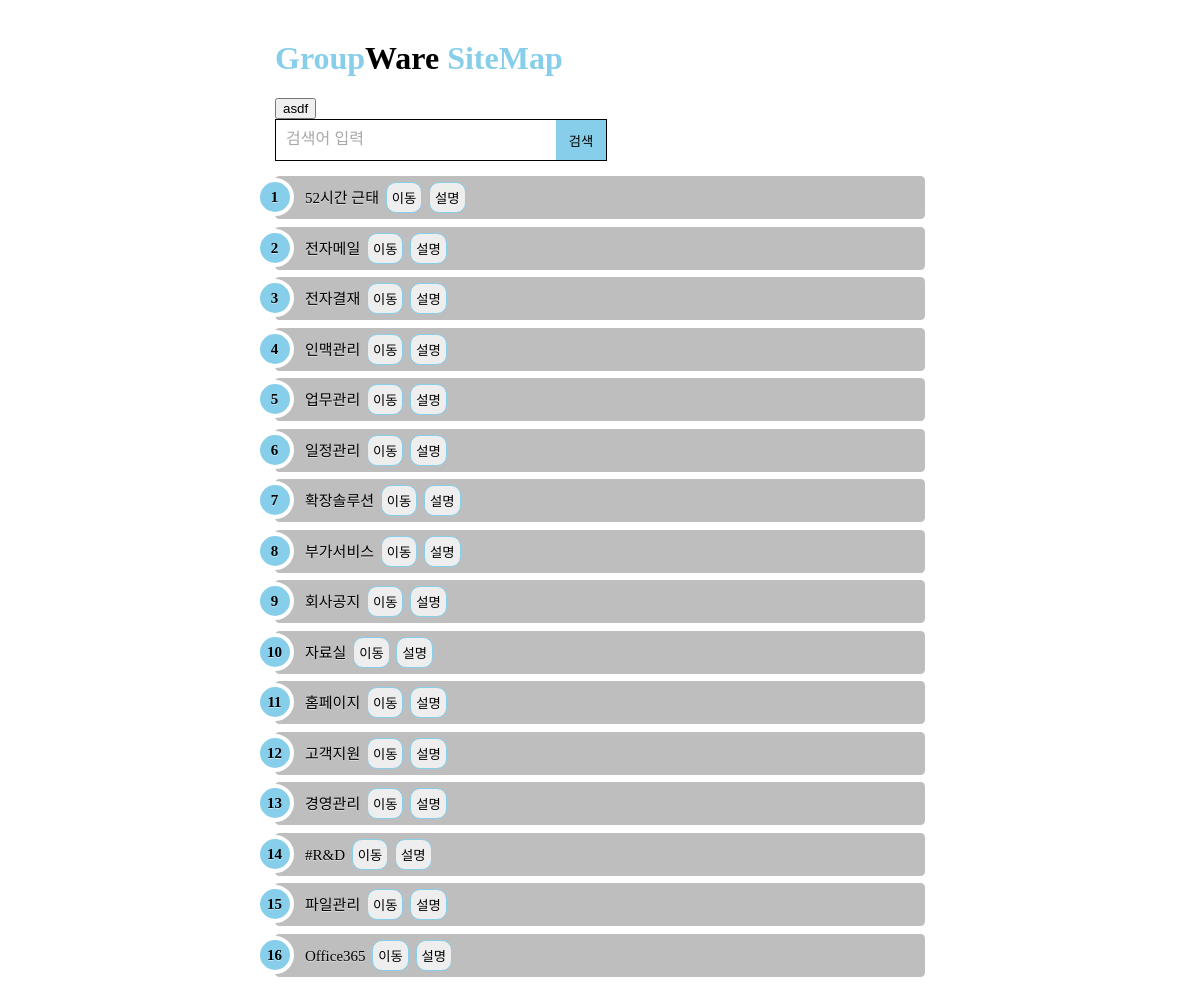
The page / on the database its author committed.
### __init__.py (models this page shows, shortened)
class sitemap(db.Model):
    id = db.Column(db.Integer,primary_key = True,autoincrement=True)
    title = db.Column(db.String(255), nullable = False)
    url = db.Column(db.String(255), unique = True, nullable = True)
    depth = db.Column(db.Integer, nullable = False)
    pid = db.Column(db.Integer, nullable = False)
    sortseq = db.Column(db.Integer, unique = True, nullable = False)
    describe = db.Column(db.String(255), unique = True, nullable = True)

### __init__.py (the view)
@app.route("/")
def index():
    all_data = sitemap.query.filter(sitemap.depth==1).order_by(sitemap.id.desc()).all()
    return render_template("sitemap_list.html",sitemap = all_data)

### templates/sitemap_list.html (shortened to what this page needs)
<!doctype html>
<html>
	<head>
		<link rel="stylesheet" type="text/css" href="../static/css/list_style.css">
	</head>
	<body>
		<h1 id="title">Group<span>Ware</span> SiteMap</h1>
		<button id = "bbb">asdf</button>
		<form name="frmSearch" action="" method="POST">
			<div id="search_var">
				<input id ="input_search" name="txtsearch" type="search" placeholder="검색어 입력" value="">
				<button id = "search_btn" onclick="action='/search'">검색</button>
			</div>
		</form>
		<ol id="rounded-list">
			{% if upgrade_sitemap is defined %}
				{% for number in upgrade_sitemap | sort(attribute='sortseq') %}
					{% for list in sitemap | sort(attribute='sortseq') %}
						<li value = "{{list.id}}" data-loaded="yes"><a href="">{{number.title}}>{{list.title}}
							<input class ="gobtn" type = "button" name = "urlbtn" value ="이동">
							<input class ="openbtn" type = "button" name = "describebtn" value ="설명"></a>
							<ol class ='submenu' id = "onedepth_{{list.id}}"></ol>
						</li>
						{%if loop.index == 1%}
							{%break%}
						{%endif%}
					{% endfor %}
				{% endfor %}
			{% else %}
				{% for list in sitemap | sort(attribute='sortseq') %}
					<li value = "{{list.id}}" data-loaded="yes"><a href="">{{list.title}}
						<input class ="gobtn" type = "button" name = "urlbtn" value ="이동">
						<input class ="openbtn" type = "button" name = "describebtn" value ="설명"></a>
					</li>
				{% endfor %}
			{% endif %}
		</ol>
	</body>
</html>

### static/css/list_style.css (style rules this page uses)
body { margin: 40px auto; width: 650px; background-repeat: no-repeat; }
ol { counter-reset: li; list-style: none; *list-style: decimal; font: 15px 'trebuchet MS', 'lucida sans'; padding: 0; margin-bottom: 4em; text-shadow: 0 1px 0 rgba(255,255,255,.5); }
#rounded-list a { position: relative; display: block; padding: .4em .4em .4em 2em; *padding: .4em; margin: .5em 0; background:#bdbebd; color: black; text-decoration: none; -moz-border-radius: .3em; -webkit-border-radius: .3em; border-radius: .3em; -webkit-transition: all .3s ease-out; -moz-transition: all .3s ease-out; -ms-transition: all .3s ease-out; -o-transition: all .3s ease-out; transition: all .3s ease-out; }
#rounded-list a:before { content: counter(li); counter-increment: li; position: absolute; left: -1.3em; top: 50%; margin-top: -1.3em; background: #87ceeb; height: 2em; width: 2em; line-height: 2em; border: .3em solid #fff; text-align: center; font-weight: bold; -moz-border-radius: 2em; -webkit-border-radius: 2em; border-radius: 2em; -webkit-transition: all .3s ease-out; -moz-transition: all .3s ease-out; -ms-transition: all .3s ease-out; -o-transition: all .3s ease-out; transition: all .3s ease-out; }
h1 { color: #87ceeb; font-weight: bold; }
span { color:black }
.openbtn { display: inline-block; border-radius:10px 10px 10px 10px; border : 1px solid skyblue; background-color:#eee; color:black; padding:5px; margin-left:3px; cursor :pointer; }
.gobtn { display: inline-block; border-radius:10px 10px 10px 10px; border : 1px solid skyblue; background-color:#eee; color:black; padding:5px; margin-left:3px; cursor :pointer; }
#search_var { margin-right:10px;height:40px; width:330px;border:1px solid; background: #ffffff; }
#input_search { font-size: 16px; width:260px; padding:10px; border:0px; outline:none; float:left; }
#search_btn { width:50px; height:100%; border: 0px; background:skyblue;outline:none;float:right; cursor:pointer; }

### rows shown on the page
sitemap: {{ list.id }} 1 (drawn), title "52시간 근태"
sitemap: {{ list.id }} 2 (drawn), title "전자메일"
sitemap: {{ list.id }} 3 (drawn), title "전자결재"
sitemap: {{ list.id }} 4 (drawn), title "인맥관리"
sitemap: {{ list.id }} 5 (drawn), title "업무관리"
sitemap: {{ list.id }} 6 (drawn), title "일정관리"
sitemap: {{ list.id }} 7 (drawn), title "확장솔루션"
sitemap: {{ list.id }} 8 (drawn), title "부가서비스"
sitemap: {{ list.id }} 9 (drawn), title "회사공지"
sitemap: {{ list.id }} 10 (drawn), title "자료실"
sitemap: {{ list.id }} 11 (drawn), title "홈페이지"
sitemap: {{ list.id }} 12 (drawn), title "고객지원"
sitemap: {{ list.id }} 13 (drawn), title "경영관리"
sitemap: {{ list.id }} 14 (drawn), title "#R&D"
sitemap: {{ list.id }} 15 (drawn), title "파일관리"
sitemap: {{ list.id }} 16 (drawn), title "Office365"
